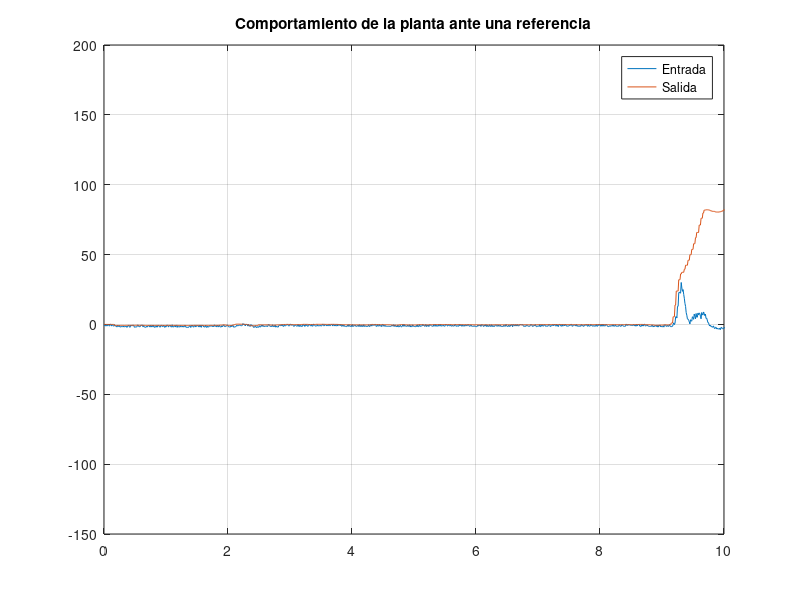
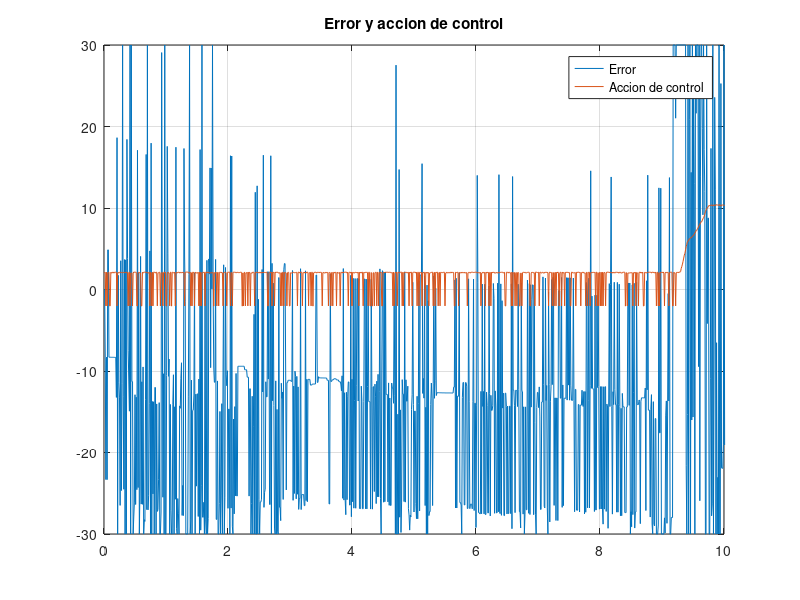

Here is the MATLAB script that generated these plots, in order:
clc;clear all;
load('medidas hiperimu.mat');    %se carga el archivo con los valores de la simulacion
% para generar cada variable utilice el comando "squeeze(x(var,1,:))"
entrada=squeeze(x(1,1,:));
salida=squeeze(x(2,1,:));
salida=salida(4:end);
salida=[salida; 0;0;0;];
accioncontrol=squeeze(x(3,1,:)/10); %Se divide en 10 para que quede en volts
for i=1:length(accioncontrol)
    if accioncontrol(i)>0
        accioncontrol(i)=accioncontrol(i)+2; %le suma la zona muerta
    elseif accioncontrol(i)<0
        accioncontrol(i)=accioncontrol(i)-2; %si es negativa le resta la zona muerta
    end
end
error=squeeze(x(4,1,:));
tmin=0;
tmax=10;
%% Graficacion
figure(1);
plot(t,entrada,t,salida);
grid on;
xlim([tmin tmax]); %Se selecciona un rango con mucho movimiento de la referencia
legend("Entrada","Salida");
title("Comportamiento de la planta ante una referencia");
saveas(1,"entradaysalida.png")
%% grafica con error y accion de control
figure(2);
plot(t,error,t,accioncontrol);
grid on;
xlim([tmin tmax]); %Se selecciona un rango con mucho movimiento de la referencia
legend("Error","Accion de control");
title("Error y accion de control");
saveas(2,"error y accioncontrol.png")